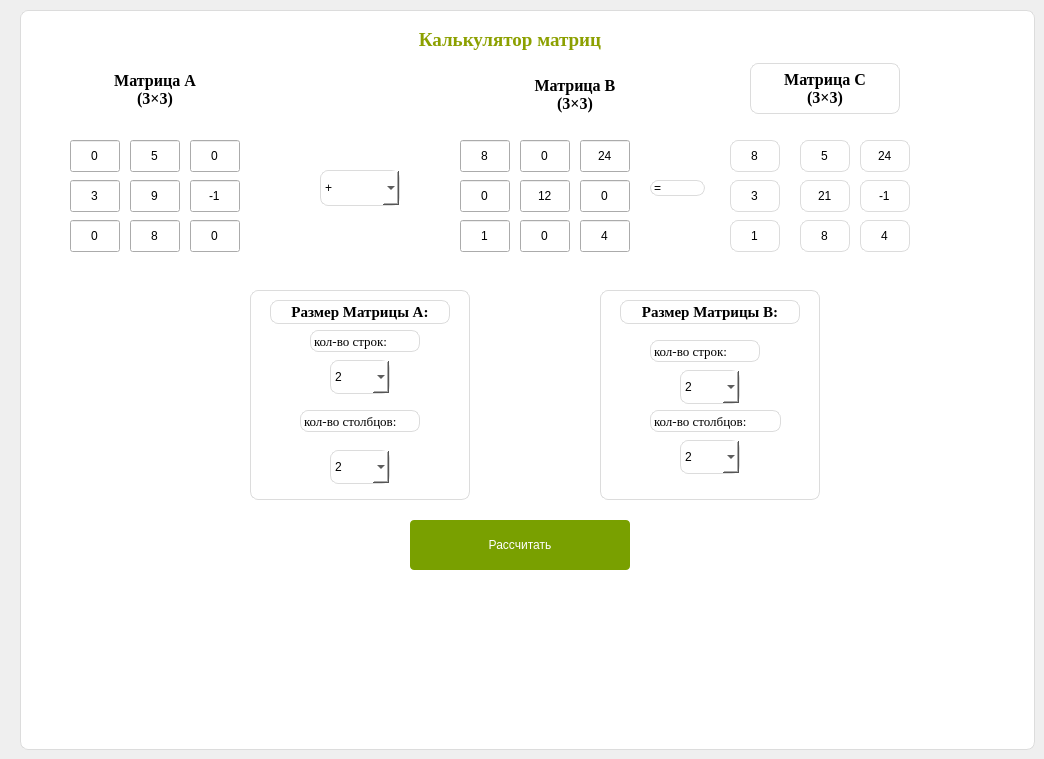
    <widget class="QWidget" name="matPage">
     <attribute name="title">
      <string>Матрицы</string>
     </attribute>
     <widget class="QFrame" name="matPanel">
      <property name="geometry">
       <rect>
        <x>20</x>
        <y>10</y>
        <width>1015</width>
        <height>740</height>
       </rect>
      </property>
      <property name="styleSheet">
       <string>background: rgb(255, 255, 255); border: 1px solid rgb(220, 220, 220); border-radius: 8px;</string>
      </property>
      <property name="frameShape">
       <enum>QFrame::StyledPanel</enum>
      </property>
      <property name="frameShadow">
       <enum>QFrame::Raised</enum>
      </property>
      <widget class="QPushButton" name="matCalc">
       <property name="geometry">
        <rect>
         <x>390</x>
         <y>510</y>
         <width>220</width>
         <height>50</height>
        </rect>
       </property>
       <property name="styleSheet">
        <string>background-color: rgb(121, 160, 0); color: white; border: none; border-radius: 4px; font: bold 12pt &quot;Times New Roman&quot;;</string>
       </property>
       <property name="text">
        <string>Рассчитать</string>
       </property>
      </widget>
      <widget class="QLineEdit" name="c_1_2">
       <property name="geometry">
        <rect>
         <x>780</x>
         <y>130</y>
         <width>50</width>
         <height>32</height>
        </rect>
       </property>
       <property name="text">
        <string>5</string>
       </property>
       <property name="alignment">
        <set>Qt::AlignCenter</set>
       </property>
      </widget>
      <widget class="QLineEdit" name="c_1_3">
       <property name="geometry">
        <rect>
         <x>840</x>
         <y>130</y>
         <width>50</width>
         <height>32</height>
        </rect>
       </property>
       <property name="visible">
        <bool>false</bool>
       </property>
       <property name="text">
        <string>24</string>
       </property>
       <property name="alignment">
        <set>Qt::AlignCenter</set>
       </property>
      </widget>
      <widget class="QLineEdit" name="c_1_1">
       <property name="geometry">
        <rect>
         <x>710</x>
         <y>130</y>
         <width>50</width>
         <height>32</height>
        </rect>
       </property>
       <property name="text">
        <string>8</string>
       </property>
       <property name="alignment">
        <set>Qt::AlignCenter</set>
       </property>
      </widget>
      <widget class="QLineEdit" name="c_2_1">
       <property name="geometry">
        <rect>
         <x>710</x>
         <y>170</y>
         <width>50</width>
         <height>32</height>
        </rect>
       </property>
       <property name="text">
        <string>3</string>
       </property>
       <property name="alignment">
        <set>Qt::AlignCenter</set>
       </property>
      </widget>
      <widget class="QLineEdit" name="c_2_2">
       <property name="geometry">
        <rect>
         <x>780</x>
         <y>170</y>
         <width>50</width>
         <height>32</height>
        </rect>
       </property>
       <property name="text">
        <string>21</string>
       </property>
       <property name="alignment">
        <set>Qt::AlignCenter</set>
       </property>
      </widget>
      <widget class="QLineEdit" name="c_2_3">
       <property name="geometry">
        <rect>
         <x>840</x>
         <y>170</y>
         <width>50</width>
         <height>32</height>
        </rect>
       </property>
       <property name="visible">
        <bool>false</bool>
       </property>
       <property name="text">
        <string>-1</string>
       </property>
       <property name="alignment">
        <set>Qt::AlignCenter</set>
       </property>
      </widget>
      <widget class="QLineEdit" name="c_3_1">
       <property name="geometry">
        <rect>
         <x>710</x>
         <y>210</y>
         <width>50</width>
         <height>32</height>
        </rect>
       </property>
       <property name="visible">
        <bool>false</bool>
       </property>
       <property name="text">
        <string>1</string>
       </property>
       <property name="alignment">
        <set>Qt::AlignCenter</set>
       </property>
      </widget>
      <widget class="QLineEdit" name="c_3_2">
       <property name="geometry">
        <rect>
         <x>780</x>
         <y>210</y>
         <width>50</width>
         <height>32</height>
        </rect>
       </property>
       <property name="visible">
        <bool>false</bool>
       </property>
       <property name="text">
        <string>8</string>
       </property>
       <property name="alignment">
        <set>Qt::AlignCenter</set>
       </property>
      </widget>
      <widget class="QLineEdit" name="c_3_3">
       <property name="geometry">
        <rect>
         <x>840</x>
         <y>210</y>
         <width>50</width>
         <height>32</height>
        </rect>
       </property>
       <property name="visible">
        <bool>false</bool>
       </property>
       <property name="text">
        <string>4</string>
       </property>
       <property name="alignment">
        <set>Qt::AlignCenter</set>
       </property>
      </widget>
      <widget class="QLabel" name="matC">
       <property name="geometry">
        <rect>
         <x>730</x>
         <y>53</y>
         <width>150</width>
         <height>51</height>
        </rect>
       </property>
       <property name="font">
        <font>
         <family>Times New Roman</family>
         <pointsize>12</pointsize>
         <weight>75</weight>
         <italic>false</italic>
         <bold>true</bold>
        </font>
       </property>
       <property name="text">
        <string>Матрица C
(3×3)</string>
       </property>
       <property name="alignment">
        <set>Qt::AlignCenter</set>
       </property>
      </widget>
      <widget class="QComboBox" name="operation">
       <property name="geometry">
        <rect>
         <x>300</x>
         <y>160</y>
         <width>80</width>
         <height>36</height>
        </rect>
       </property>
       <property name="currentIndex">
        <number>0</number>
       </property>
       <item>
        <property name="text">
         <string>+</string>
        </property>
       </item>
       <item>
        <property name="text">
         <string>/</string>
        </property>
       </item>
       <item>
        <property name="text">
         <string>-</string>
        </property>
       </item>
       <item>
        <property name="text">
         <string>×</string>
        </property>
       </item>
      </widget>
      <widget class="QLabel" name="label">
       <property name="geometry">
        <rect>
         <x>630</x>
         <y>170</y>
         <width>55</width>
         <height>16</height>
        </rect>
       </property>
       <property name="text">
        <string>=</string>
       </property>
      </widget>
      <widget class="QFrame" name="sizeB">
       <property name="geometry">
        <rect>
         <x>580</x>
         <y>280</y>
         <width>220</width>
         <height>210</height>
        </rect>
       </property>
       <property name="styleSheet">
        <string>background: rgb(255, 255, 255); border: 1px solid rgb(220, 220, 220); border-radius: 8px;</string>
       </property>
       <property name="frameShape">
        <enum>QFrame::StyledPanel</enum>
       </property>
       <property name="frameShadow">
        <enum>QFrame::Raised</enum>
       </property>
       <widget class="QLabel" name="sizeBTitle">
        <property name="geometry">
         <rect>
          <x>20</x>
          <y>10</y>
          <width>180</width>
          <height>24</height>
         </rect>
        </property>
        <property name="font">
         <font>
          <family>Times New Roman</family>
          <pointsize>11</pointsize>
          <weight>75</weight>
          <italic>false</italic>
          <bold>true</bold>
         </font>
        </property>
        <property name="text">
         <string>Размер Матрицы B:</string>
        </property>
        <property name="alignment">
         <set>Qt::AlignCenter</set>
        </property>
       </widget>
       <widget class="QLabel" name="sizeBL1">
        <property name="geometry">
         <rect>
          <x>50</x>
          <y>50</y>
          <width>110</width>
          <height>22</height>
         </rect>
        </property>
        <property name="font">
         <font>
          <family>Times New Roman</family>
          <pointsize>10</pointsize>
          <weight>50</weight>
          <italic>false</italic>
          <bold>false</bold>
         </font>
        </property>
        <property name="text">
         <string>кол-во строк:</string>
        </property>
       </widget>
       <widget class="QComboBox" name="bRows">
        <property name="geometry">
         <rect>
          <x>80</x>
          <y>80</y>
          <width>60</width>
          <height>34</height>
         </rect>
        </property>
        <property name="currentIndex">
         <number>1</number>
        </property>
        <item>
         <property name="text">
          <string>1</string>
         </property>
        </item>
        <item>
         <property name="text">
          <string>2</string>
         </property>
        </item>
        <item>
         <property name="text">
          <string>3</string>
         </property>
        </item>
        <item>
         <property name="text">
          <string>4</string>
         </property>
        </item>
        <item>
         <property name="text">
          <string>5</string>
         </property>
        </item>
       </widget>
       <widget class="QLabel" name="sizeBL2">
        <property name="geometry">
         <rect>
          <x>50</x>
          <y>120</y>
          <width>131</width>
          <height>22</height>
         </rect>
        </property>
        <property name="font">
         <font>
          <family>Times New Roman</family>
          <pointsize>10</pointsize>
          <weight>50</weight>
          <italic>false</italic>
          <bold>false</bold>
         </font>
        </property>
        <property name="text">
         <string>кол-во столбцов:</string>
        </property>
       </widget>
       <widget class="QComboBox" name="bCols">
        <property name="geometry">
         <rect>
          <x>80</x>
          <y>150</y>
          <width>60</width>
          <height>34</height>
         </rect>
        </property>
        <property name="currentIndex">
         <number>1</number>
        </property>
        <item>
         <property name="text">
          <string>1</string>
         </property>
        </item>
        <item>
         <property name="text">
          <string>2</string>
         </property>
        </item>
        <item>
         <property name="text">
          <string>3</string>
         </property>
        </item>
        <item>
         <property name="text">
          <string>4</string>
         </property>
        </item>
        <item>
         <property name="text">
          <string>5</string>
         </property>
        </item>
       </widget>
      </widget>
      <widget class="QFrame" name="sizeA">
       <property name="geometry">
        <rect>
         <x>230</x>
         <y>280</y>
         <width>220</width>
         <height>210</height>
        </rect>
       </property>
       <property name="styleSheet">
        <string>background: rgb(255, 255, 255); border: 1px solid rgb(220, 220, 220); border-radius: 8px;</string>
       </property>
       <property name="frameShape">
        <enum>QFrame::StyledPanel</enum>
       </property>
       <property name="frameShadow">
        <enum>QFrame::Raised</enum>
       </property>
       <widget class="QLabel" name="sizeATitle">
        <property name="geometry">
         <rect>
          <x>20</x>
          <y>10</y>
          <width>180</width>
          <height>24</height>
         </rect>
        </property>
        <property name="font">
         <font>
          <family>Times New Roman</family>
          <pointsize>11</pointsize>
          <weight>75</weight>
          <italic>false</italic>
          <bold>true</bold>
         </font>
        </property>
        <property name="text">
         <string>Размер Матрицы A:</string>
        </property>
        <property name="alignment">
         <set>Qt::AlignCenter</set>
        </property>
       </widget>
       <widget class="QLabel" name="sizeAL1">
        <property name="geometry">
         <rect>
          <x>60</x>
          <y>40</y>
          <width>110</width>
          <height>22</height>
         </rect>
        </property>
        <property name="font">
         <font>
          <family>Times New Roman</family>
          <pointsize>10</pointsize>
          <weight>50</weight>
          <italic>false</italic>
          <bold>false</bold>
         </font>
        </property>
        <property name="text">
         <string>кол-во строк:</string>
        </property>
       </widget>
       <widget class="QComboBox" name="aRows">
        <property name="geometry">
         <rect>
          <x>80</x>
          <y>70</y>
          <width>60</width>
          <height>34</height>
         </rect>
        </property>
        <property name="currentIndex">
         <number>1</number>
        </property>
        <item>
         <property name="text">
          <string>1</string>
         </property>
        </item>
        <item>
         <property name="text">
          <string>2</string>
         </property>
        </item>
        <item>
         <property name="text">
          <string>3</string>
         </property>
        </item>
        <item>
         <property name="text">
          <string>4</string>
         </property>
        </item>
        <item>
         <property name="text">
          <string>5</string>
         </property>
        </item>
       </widget>
       <widget class="QLabel" name="sizeAL2">
        <property name="geometry">
         <rect>
          <x>50</x>
          <y>120</y>
          <width>120</width>
          <height>22</height>
         </rect>
        </property>
        <property name="font">
         <font>
          <family>Times New Roman</family>
          <pointsize>10</pointsize>
          <weight>50</weight>
          <italic>false</italic>
          <bold>false</bold>
         </font>
        </property>
        <property name="text">
         <string>кол-во столбцов:</string>
        </property>
       </widget>
       <widget class="QComboBox" name="aCols">
        <property name="geometry">
         <rect>
          <x>80</x>
          <y>160</y>
          <width>60</width>
          <height>34</height>
         </rect>
        </property>
        <property name="currentIndex">
         <number>1</number>
        </property>
        <item>
         <property name="text">
          <string>1</string>
         </property>
        </item>
        <item>
         <property name="text">
          <string>2</string>
         </property>
        </item>
        <item>
         <property name="text">
          <string>3</string>
         </property>
        </item>
        <item>
         <property name="text">
          <string>4</string>
         </property>
        </item>
        <item>
         <property name="text">
          <string>5</string>
         </property>
        </item>
       </widget>
      </widget>
     </widget>
     <widget class="QLabel" name="matTitle">
      <property name="geometry">
       <rect>
        <x>370</x>
        <y>25</y>
        <width>280</width>
        <height>30</height>
       </rect>
      </property>
      <property name="font">
       <font>
        <family>Times New Roman</family>
        <pointsize>14</pointsize>
        <weight>75</weight>
        <italic>false</italic>
        <bold>true</bold>
       </font>
      </property>
      <property name="styleSheet">
       <string>color: rgb(140, 160, 0);</string>
      </property>
      <property name="text">
       <string>Калькулятор матриц</string>
      </property>
      <property name="alignment">
       <set>Qt::AlignCenter</set>
      </property>
     </widget>
     <widget class="QLabel" name="matA">
      <property name="geometry">
       <rect>
        <x>80</x>
        <y>64</y>
        <width>150</width>
        <height>51</height>
       </rect>
      </property>
      <property name="font">
       <font>
        <family>Times New Roman</family>
        <pointsize>12</pointsize>
        <weight>75</weight>
        <italic>false</italic>
        <bold>true</bold>
       </font>
      </property>
      <property name="text">
       <string>Матрица A
(3×3)</string>
      </property>
      <property name="alignment">
       <set>Qt::AlignCenter</set>
      </property>
     </widget>
     <widget class="QLabel" name="matB">
      <property name="geometry">
       <rect>
        <x>500</x>
        <y>74</y>
        <width>150</width>
        <height>41</height>
       </rect>
      </property>
      <property name="font">
       <font>
        <family>Times New Roman</family>
        <pointsize>12</pointsize>
        <weight>75</weight>
        <italic>false</italic>
        <bold>true</bold>
       </font>
      </property>
      <property name="text">
       <string>Матрица B
(3×3)</string>
      </property>
      <property name="alignment">
       <set>Qt::AlignCenter</set>
      </property>
     </widget>
     <widget class="QLineEdit" name="a_1_1">
      <property name="geometry">
       <rect>
        <x>70</x>
        <y>140</y>
        <width>50</width>
        <height>32</height>
       </rect>
      </property>
      <property name="text">
       <string>0</string>
      </property>
      <property name="alignment">
       <set>Qt::AlignCenter</set>
      </property>
     </widget>
     <widget class="QLineEdit" name="a_1_2">
      <property name="geometry">
       <rect>
        <x>130</x>
        <y>140</y>
        <width>50</width>
        <height>32</height>
       </rect>
      </property>
      <property name="text">
       <string>5</string>
      </property>
      <property name="alignment">
       <set>Qt::AlignCenter</set>
      </property>
     </widget>
     <widget class="QLineEdit" name="a_1_3">
      <property name="geometry">
       <rect>
        <x>190</x>
        <y>140</y>
        <width>50</width>
        <height>32</height>
       </rect>
      </property>
      <property name="visible">
       <bool>false</bool>
      </property>
      <property name="text">
       <string>0</string>
      </property>
      <property name="alignment">
       <set>Qt::AlignCenter</set>
      </property>
     </widget>
     <widget class="QLineEdit" name="a_2_1">
      <property name="geometry">
       <rect>
        <x>70</x>
        <y>180</y>
        <width>50</width>
        <height>32</height>
       </rect>
      </property>
      <property name="text">
       <string>3</string>
      </property>
      <property name="alignment">
       <set>Qt::AlignCenter</set>
      </property>
     </widget>
     <widget class="QLineEdit" name="a_2_2">
      <property name="geometry">
       <rect>
        <x>130</x>
        <y>180</y>
        <width>50</width>
        <height>32</height>
       </rect>
      </property>
      <property name="text">
       <string>9</string>
      </property>
      <property name="alignment">
       <set>Qt::AlignCenter</set>
      </property>
     </widget>
     <widget class="QLineEdit" name="a_2_3">
      <property name="geometry">
       <rect>
        <x>190</x>
        <y>180</y>
        <width>50</width>
        <height>32</height>
       </rect>
      </property>
      <property name="visible">
       <bool>false</bool>
      </property>
      <property name="text">
       <string>-1</string>
      </property>
      <property name="alignment">
       <set>Qt::AlignCenter</set>
      </property>
     </widget>
     <widget class="QLineEdit" name="a_3_1">
      <property name="geometry">
       <rect>
        <x>70</x>
        <y>220</y>
        <width>50</width>
        <height>32</height>
       </rect>
      </property>
      <property name="visible">
       <bool>false</bool>
      </property>
      <property name="text">
       <string>0</string>
      </property>
      <property name="alignment">
       <set>Qt::AlignCenter</set>
      </property>
     </widget>
     <widget class="QLineEdit" name="a_3_2">
      <property name="geometry">
       <rect>
        <x>130</x>
        <y>220</y>
        <width>50</width>
        <height>32</height>
       </rect>
      </property>
      <property name="visible">
       <bool>false</bool>
      </property>
      <property name="text">
       <string>8</string>
      </property>
      <property name="alignment">
       <set>Qt::AlignCenter</set>
      </property>
     </widget>
     <widget class="QLineEdit" name="a_3_3">
      <property name="geometry">
       <rect>
        <x>190</x>
        <y>220</y>
        <width>50</width>
        <height>32</height>
       </rect>
      </property>
      <property name="visible">
       <bool>false</bool>
      </property>
      <property name="text">
       <string>0</string>
      </property>
      <property name="alignment">
       <set>Qt::AlignCenter</set>
      </property>
     </widget>
     <widget class="QLineEdit" name="b_1_1">
      <property name="geometry">
       <rect>
        <x>460</x>
        <y>140</y>
        <width>50</width>
        <height>32</height>
       </rect>
      </property>
      <property name="text">
       <string>8</string>
      </property>
      <property name="alignment">
       <set>Qt::AlignCenter</set>
      </property>
     </widget>
     <widget class="QLineEdit" name="b_1_2">
      <property name="geometry">
       <rect>
        <x>520</x>
        <y>140</y>
        <width>50</width>
        <height>32</height>
       </rect>
      </property>
      <property name="text">
       <string>0</string>
      </property>
      <property name="alignment">
       <set>Qt::AlignCenter</set>
      </property>
     </widget>
     <widget class="QLineEdit" name="b_1_3">
      <property name="geometry">
       <rect>
        <x>580</x>
        <y>140</y>
        <width>50</width>
        <height>32</height>
       </rect>
      </property>
      <property name="visible">
       <bool>false</bool>
      </property>
      <property name="text">
       <string>24</string>
      </property>
      <property name="alignment">
       <set>Qt::AlignCenter</set>
      </property>
     </widget>
     <widget class="QLineEdit" name="b_2_1">
      <property name="geometry">
       <rect>
        <x>460</x>
        <y>180</y>
        <width>50</width>
        <height>32</height>
       </rect>
      </property>
      <property name="text">
       <string>0</string>
      </property>
      <property name="alignment">
       <set>Qt::AlignCenter</set>
      </property>
     </widget>
     <widget class="QLineEdit" name="b_2_2">
      <property name="geometry">
       <rect>
        <x>520</x>
        <y>180</y>
        <width>50</width>
        <height>32</height>
       </rect>
      </property>
      <property name="text">
       <string>12</string>
      </property>
      <property name="alignment">
       <set>Qt::AlignCenter</set>
      </property>
     </widget>
     <widget class="QLineEdit" name="b_2_3">
      <property name="geometry">
       <rect>
        <x>580</x>
        <y>180</y>
        <width>50</width>
        <height>32</height>
       </rect>
      </property>
      <property name="visible">
       <bool>false</bool>
      </property>
      <property name="text">
       <string>0</string>
      </property>
      <property name="alignment">
       <set>Qt::AlignCenter</set>
      </property>
     </widget>
     <widget class="QLineEdit" name="b_3_1">
      <property name="geometry">
       <rect>
        <x>460</x>
        <y>220</y>
        <width>50</width>
        <height>32</height>
       </rect>
      </property>
      <property name="visible">
       <bool>false</bool>
      </property>
      <property name="text">
       <string>1</string>
      </property>
      <property name="alignment">
       <set>Qt::AlignCenter</set>
      </property>
     </widget>
     <widget class="QLineEdit" name="b_3_2">
      <property name="geometry">
       <rect>
        <x>520</x>
        <y>220</y>
        <width>50</width>
        <height>32</height>
       </rect>
      </property>
      <property name="visible">
       <bool>false</bool>
      </property>
      <property name="text">
       <string>0</string>
      </property>
      <property name="alignment">
       <set>Qt::AlignCenter</set>
      </property>
     </widget>
     <widget class="QLineEdit" name="b_3_3">
      <property name="geometry">
       <rect>
        <x>580</x>
        <y>220</y>
        <width>50</width>
        <height>32</height>
       </rect>
      </property>
      <property name="visible">
       <bool>false</bool>
      </property>
      <property name="text">
       <string>4</string>
      </property>
      <property name="alignment">
       <set>Qt::AlignCenter</set>
      </property>
     </widget>
    </widget>
